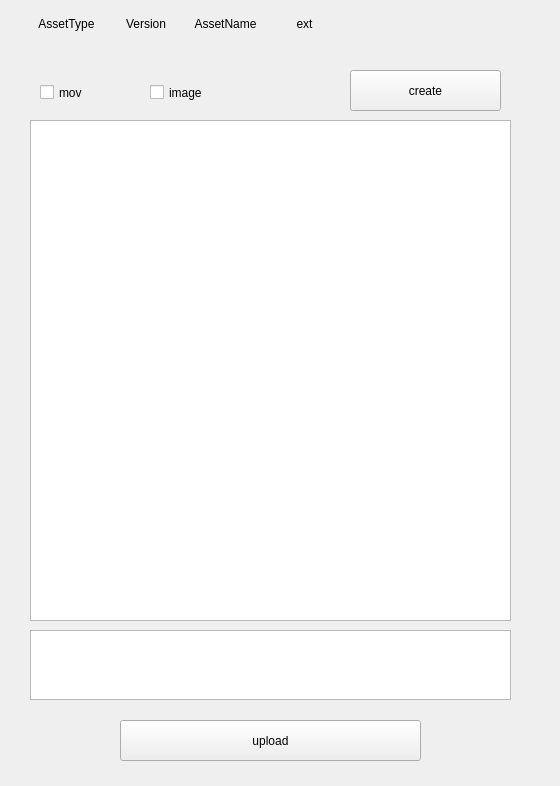
<?xml version="1.0" encoding="UTF-8"?>
<ui version="4.0">
 <class>Form</class>
 <widget class="QWidget" name="Form">
  <property name="geometry">
   <rect>
    <x>0</x>
    <y>0</y>
    <width>560</width>
    <height>786</height>
   </rect>
  </property>
  <property name="windowTitle">
   <string>Form</string>
  </property>
  <widget class="QTableWidget" name="tableWidget">
   <property name="geometry">
    <rect>
     <x>30</x>
     <y>120</y>
     <width>481</width>
     <height>501</height>
    </rect>
   </property>
  </widget>
  <widget class="QCheckBox" name="checkBox_mov">
   <property name="geometry">
    <rect>
     <x>40</x>
     <y>80</y>
     <width>91</width>
     <height>25</height>
    </rect>
   </property>
   <property name="text">
    <string>mov</string>
   </property>
  </widget>
  <widget class="QCheckBox" name="checkBox_image">
   <property name="geometry">
    <rect>
     <x>150</x>
     <y>80</y>
     <width>91</width>
     <height>25</height>
    </rect>
   </property>
   <property name="text">
    <string>image</string>
   </property>
  </widget>
  <widget class="QPushButton" name="pushButton">
   <property name="geometry">
    <rect>
     <x>350</x>
     <y>70</y>
     <width>151</width>
     <height>41</height>
    </rect>
   </property>
   <property name="text">
    <string>create</string>
   </property>
  </widget>
  <widget class="QWidget" name="gridLayoutWidget">
   <property name="geometry">
    <rect>
     <x>30</x>
     <y>10</y>
     <width>311</width>
     <height>61</height>
    </rect>
   </property>
   <layout class="QGridLayout" name="gridLayout">
    <item row="0" column="0">
     <widget class="QLabel" name="label">
      <property name="text">
       <string>AssetType</string>
      </property>
      <property name="alignment">
       <set>Qt::AlignCenter</set>
      </property>
     </widget>
    </item>
    <item row="0" column="2">
     <widget class="QLabel" name="label_4">
      <property name="text">
       <string>AssetName</string>
      </property>
      <property name="alignment">
       <set>Qt::AlignCenter</set>
      </property>
     </widget>
    </item>
    <item row="1" column="0">
     <widget class="QLabel" name="label_asset_type">
      <property name="text">
       <string/>
      </property>
      <property name="alignment">
       <set>Qt::AlignCenter</set>
      </property>
     </widget>
    </item>
    <item row="0" column="1">
     <widget class="QLabel" name="label_3">
      <property name="text">
       <string>Version</string>
      </property>
      <property name="alignment">
       <set>Qt::AlignCenter</set>
      </property>
     </widget>
    </item>
    <item row="0" column="3">
     <widget class="QLabel" name="label_5">
      <property name="text">
       <string>ext</string>
      </property>
      <property name="alignment">
       <set>Qt::AlignCenter</set>
      </property>
     </widget>
    </item>
    <item row="1" column="1">
     <widget class="QLabel" name="label_version">
      <property name="text">
       <string/>
      </property>
      <property name="alignment">
       <set>Qt::AlignCenter</set>
      </property>
     </widget>
    </item>
    <item row="1" column="2">
     <widget class="QLabel" name="label_asset_name">
      <property name="text">
       <string/>
      </property>
      <property name="alignment">
       <set>Qt::AlignCenter</set>
      </property>
     </widget>
    </item>
    <item row="1" column="3">
     <widget class="QLabel" name="label_ext">
      <property name="text">
       <string/>
      </property>
      <property name="alignment">
       <set>Qt::AlignCenter</set>
      </property>
     </widget>
    </item>
   </layout>
  </widget>
  <widget class="QPlainTextEdit" name="plainTextEdit_comment">
   <property name="geometry">
    <rect>
     <x>30</x>
     <y>630</y>
     <width>481</width>
     <height>70</height>
    </rect>
   </property>
  </widget>
  <widget class="QPushButton" name="pushButton_2">
   <property name="geometry">
    <rect>
     <x>120</x>
     <y>720</y>
     <width>301</width>
     <height>41</height>
    </rect>
   </property>
   <property name="text">
    <string>upload</string>
   </property>
  </widget>
 </widget>
 <resources/>
 <connections/>
</ui>
